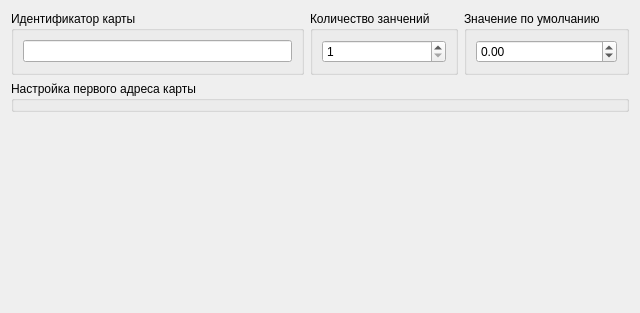
<?xml version="1.0" encoding="UTF-8"?>
<ui version="4.0">
 <class>SensorMapWidget</class>
 <widget class="QWidget" name="SensorMapWidget">
  <property name="geometry">
   <rect>
    <x>0</x>
    <y>0</y>
    <width>640</width>
    <height>313</height>
   </rect>
  </property>
  <property name="windowTitle">
   <string>Form</string>
  </property>
  <layout class="QVBoxLayout" name="verticalLayout_4">
   <item>
    <layout class="QHBoxLayout" name="horizontalLayout">
     <item>
      <widget class="QGroupBox" name="groupBox">
       <property name="title">
        <string>Идентификатор карты</string>
       </property>
       <layout class="QVBoxLayout" name="verticalLayout">
        <item>
         <widget class="QLineEdit" name="lineEditId"/>
        </item>
       </layout>
      </widget>
     </item>
     <item>
      <widget class="QGroupBox" name="groupBox_3">
       <property name="title">
        <string>Количество занчений</string>
       </property>
       <layout class="QVBoxLayout" name="verticalLayout_3">
        <item>
         <widget class="QSpinBox" name="spinBoxValCount">
          <property name="minimum">
           <number>1</number>
          </property>
         </widget>
        </item>
       </layout>
      </widget>
     </item>
     <item>
      <widget class="QGroupBox" name="groupBox_2">
       <property name="title">
        <string>Значение по умолчанию</string>
       </property>
       <layout class="QVBoxLayout" name="verticalLayout_2">
        <item>
         <widget class="QDoubleSpinBox" name="doubleSpinBoxDefaultVal">
          <property name="minimum">
           <double>-999999999999999983222784.000000000000000</double>
          </property>
          <property name="maximum">
           <double>99999999999999991433150857216.000000000000000</double>
          </property>
         </widget>
        </item>
       </layout>
      </widget>
     </item>
    </layout>
   </item>
   <item>
    <widget class="QGroupBox" name="groupBoxRegisterAddress">
     <property name="title">
      <string>Настройка первого адреса карты</string>
     </property>
    </widget>
   </item>
   <item>
    <spacer name="verticalSpacer">
     <property name="orientation">
      <enum>Qt::Vertical</enum>
     </property>
     <property name="sizeHint" stdset="0">
      <size>
       <width>20</width>
       <height>40</height>
      </size>
     </property>
    </spacer>
   </item>
  </layout>
 </widget>
 <resources/>
 <connections/>
</ui>
